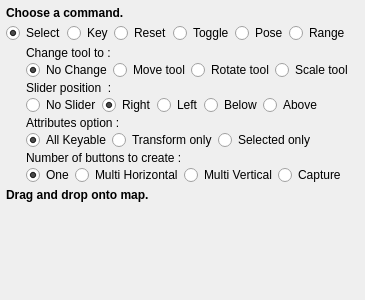
<?xml version="1.0" encoding="UTF-8"?>
<ui version="4.0">
 <class>Form</class>
 <widget class="QWidget" name="Form">
  <property name="geometry">
   <rect>
    <x>0</x>
    <y>0</y>
    <width>365</width>
    <height>300</height>
   </rect>
  </property>
  <property name="windowTitle">
   <string>Form</string>
  </property>
  <layout class="QVBoxLayout" name="verticalLayout">
   <property name="spacing">
    <number>3</number>
   </property>
   <property name="margin">
    <number>6</number>
   </property>
   <item>
    <widget class="QLabel" name="label">
     <property name="font">
      <font>
       <weight>75</weight>
       <bold>true</bold>
      </font>
     </property>
     <property name="text">
      <string>Choose a command.</string>
     </property>
    </widget>
   </item>
   <item>
    <widget class="QWidget" name="primaryCommand_widget" native="true">
     <property name="toolTip">
      <string>Choose a primary command of the button to be executed when it's clicked.</string>
     </property>
     <layout class="QHBoxLayout" name="primaryCommand_layout">
      <property name="spacing">
       <number>1</number>
      </property>
      <property name="margin">
       <number>0</number>
      </property>
      <item>
       <widget class="QRadioButton" name="select_radioButton">
        <property name="text">
         <string>Select</string>
        </property>
        <property name="checked">
         <bool>true</bool>
        </property>
       </widget>
      </item>
      <item>
       <widget class="QRadioButton" name="key_radioButton">
        <property name="text">
         <string>Key</string>
        </property>
       </widget>
      </item>
      <item>
       <widget class="QRadioButton" name="reset_radioButton">
        <property name="text">
         <string>Reset</string>
        </property>
       </widget>
      </item>
      <item>
       <widget class="QRadioButton" name="toggle_radioButton">
        <property name="text">
         <string>Toggle</string>
        </property>
       </widget>
      </item>
      <item>
       <widget class="QRadioButton" name="pose_radioButton">
        <property name="text">
         <string>Pose</string>
        </property>
       </widget>
      </item>
      <item>
       <widget class="QRadioButton" name="range_radioButton">
        <property name="text">
         <string>Range</string>
        </property>
       </widget>
      </item>
      <item>
       <spacer name="horizontalSpacer_6">
        <property name="orientation">
         <enum>Qt::Horizontal</enum>
        </property>
        <property name="sizeHint" stdset="0">
         <size>
          <width>17</width>
          <height>17</height>
         </size>
        </property>
       </spacer>
      </item>
     </layout>
    </widget>
   </item>
   <item>
    <layout class="QVBoxLayout" name="verticalLayout_3">
     <property name="spacing">
      <number>1</number>
     </property>
     <property name="leftMargin">
      <number>20</number>
     </property>
     <item>
      <widget class="QWidget" name="changeTool_widget" native="true">
       <property name="toolTip">
        <string>(optional) Choose a manipulator tool to be set as cliked.</string>
       </property>
       <layout class="QVBoxLayout" name="verticalLayout_2">
        <property name="spacing">
         <number>0</number>
        </property>
        <property name="margin">
         <number>0</number>
        </property>
        <item>
         <widget class="QLabel" name="label_7">
          <property name="text">
           <string>Change tool to :</string>
          </property>
         </widget>
        </item>
        <item>
         <layout class="QHBoxLayout" name="horizontalLayout_6">
          <property name="spacing">
           <number>1</number>
          </property>
          <item>
           <widget class="QRadioButton" name="noChange_radioButton">
            <property name="text">
             <string>No Change</string>
            </property>
            <property name="checked">
             <bool>true</bool>
            </property>
           </widget>
          </item>
          <item>
           <widget class="QRadioButton" name="moveTool_radioButton">
            <property name="text">
             <string>Move tool</string>
            </property>
           </widget>
          </item>
          <item>
           <widget class="QRadioButton" name="rotateTool_radioButton">
            <property name="text">
             <string>Rotate tool</string>
            </property>
           </widget>
          </item>
          <item>
           <widget class="QRadioButton" name="scaleTool_radioButton">
            <property name="text">
             <string>Scale tool</string>
            </property>
           </widget>
          </item>
          <item>
           <spacer name="horizontalSpacer_2">
            <property name="orientation">
             <enum>Qt::Horizontal</enum>
            </property>
            <property name="sizeHint" stdset="0">
             <size>
              <width>40</width>
              <height>20</height>
             </size>
            </property>
           </spacer>
          </item>
         </layout>
        </item>
       </layout>
      </widget>
     </item>
     <item>
      <widget class="QWidget" name="sliderPosition_widget" native="true">
       <property name="toolTip">
        <string>(optional) Choose a position of the slider for the pose button.</string>
       </property>
       <layout class="QVBoxLayout" name="verticalLayout_6">
        <property name="spacing">
         <number>0</number>
        </property>
        <property name="margin">
         <number>0</number>
        </property>
        <item>
         <widget class="QLabel" name="label_3">
          <property name="text">
           <string>Slider position  :</string>
          </property>
         </widget>
        </item>
        <item>
         <layout class="QHBoxLayout" name="horizontalLayout_3">
          <property name="spacing">
           <number>1</number>
          </property>
          <item>
           <widget class="QRadioButton" name="noSlider_radioButton">
            <property name="text">
             <string>No Slider</string>
            </property>
           </widget>
          </item>
          <item>
           <widget class="QRadioButton" name="rightSlider_radioButton">
            <property name="text">
             <string>Right</string>
            </property>
            <property name="checked">
             <bool>true</bool>
            </property>
           </widget>
          </item>
          <item>
           <widget class="QRadioButton" name="leftSlider_radioButton">
            <property name="text">
             <string>Left</string>
            </property>
           </widget>
          </item>
          <item>
           <widget class="QRadioButton" name="belowSlider_radioButton">
            <property name="text">
             <string>Below</string>
            </property>
           </widget>
          </item>
          <item>
           <widget class="QRadioButton" name="aboveSlider_radioButton">
            <property name="text">
             <string>Above</string>
            </property>
           </widget>
          </item>
          <item>
           <spacer name="horizontalSpacer_3">
            <property name="orientation">
             <enum>Qt::Horizontal</enum>
            </property>
            <property name="sizeHint" stdset="0">
             <size>
              <width>40</width>
              <height>20</height>
             </size>
            </property>
           </spacer>
          </item>
         </layout>
        </item>
       </layout>
      </widget>
     </item>
     <item>
      <widget class="QWidget" name="attributeOption_widget" native="true">
       <property name="toolTip">
        <string>Choose a channel/attribute option.</string>
       </property>
       <layout class="QVBoxLayout" name="verticalLayout_5">
        <property name="spacing">
         <number>0</number>
        </property>
        <property name="margin">
         <number>0</number>
        </property>
        <item>
         <widget class="QLabel" name="label_2">
          <property name="text">
           <string>Attributes option :</string>
          </property>
         </widget>
        </item>
        <item>
         <layout class="QHBoxLayout" name="horizontalLayout">
          <property name="spacing">
           <number>1</number>
          </property>
          <item>
           <widget class="QRadioButton" name="allKeyable_radioButton">
            <property name="text">
             <string>All Keyable</string>
            </property>
            <property name="checked">
             <bool>true</bool>
            </property>
           </widget>
          </item>
          <item>
           <widget class="QRadioButton" name="transformOnly_radioButton">
            <property name="text">
             <string>Transform only</string>
            </property>
           </widget>
          </item>
          <item>
           <widget class="QRadioButton" name="selectedOnly_radioButton">
            <property name="text">
             <string>Selected only</string>
            </property>
           </widget>
          </item>
          <item>
           <spacer name="horizontalSpacer">
            <property name="orientation">
             <enum>Qt::Horizontal</enum>
            </property>
            <property name="sizeHint" stdset="0">
             <size>
              <width>40</width>
              <height>20</height>
             </size>
            </property>
           </spacer>
          </item>
         </layout>
        </item>
       </layout>
      </widget>
     </item>
     <item>
      <widget class="QWidget" name="numberOfButtons_widget" native="true">
       <property name="toolTip">
        <string>Choose an option for a number of buttons to be created by a drag &amp; drop action.</string>
       </property>
       <layout class="QVBoxLayout" name="verticalLayout_4">
        <property name="spacing">
         <number>0</number>
        </property>
        <property name="margin">
         <number>0</number>
        </property>
        <item>
         <widget class="QLabel" name="label_8">
          <property name="text">
           <string>Number of buttons to create :</string>
          </property>
         </widget>
        </item>
        <item>
         <layout class="QHBoxLayout" name="horizontalLayout_7">
          <property name="spacing">
           <number>1</number>
          </property>
          <item>
           <widget class="QRadioButton" name="one_radioButton">
            <property name="text">
             <string>One</string>
            </property>
            <property name="checked">
             <bool>true</bool>
            </property>
           </widget>
          </item>
          <item>
           <widget class="QRadioButton" name="multiHorizontal_radioButton">
            <property name="text">
             <string>Multi Horizontal</string>
            </property>
           </widget>
          </item>
          <item>
           <widget class="QRadioButton" name="multiVertical_radioButton">
            <property name="text">
             <string>Multi Vertical</string>
            </property>
           </widget>
          </item>
          <item>
           <widget class="QRadioButton" name="capture_radioButton">
            <property name="text">
             <string>Capture</string>
            </property>
           </widget>
          </item>
          <item>
           <spacer name="horizontalSpacer_5">
            <property name="orientation">
             <enum>Qt::Horizontal</enum>
            </property>
            <property name="sizeHint" stdset="0">
             <size>
              <width>40</width>
              <height>20</height>
             </size>
            </property>
           </spacer>
          </item>
         </layout>
        </item>
       </layout>
      </widget>
     </item>
    </layout>
   </item>
   <item>
    <widget class="QLabel" name="label_4">
     <property name="font">
      <font>
       <weight>75</weight>
       <bold>true</bold>
      </font>
     </property>
     <property name="text">
      <string>Drag and drop onto map.</string>
     </property>
    </widget>
   </item>
   <item>
    <layout class="QHBoxLayout" name="colorButtons_Layout">
     <property name="spacing">
      <number>2</number>
     </property>
     <property name="leftMargin">
      <number>20</number>
     </property>
     <item>
      <spacer name="horizontalSpacer_4">
       <property name="orientation">
        <enum>Qt::Horizontal</enum>
       </property>
       <property name="sizeHint" stdset="0">
        <size>
         <width>40</width>
         <height>20</height>
        </size>
       </property>
      </spacer>
     </item>
    </layout>
   </item>
   <item>
    <spacer name="verticalSpacer">
     <property name="orientation">
      <enum>Qt::Vertical</enum>
     </property>
     <property name="sizeHint" stdset="0">
      <size>
       <width>20</width>
       <height>138</height>
      </size>
     </property>
    </spacer>
   </item>
  </layout>
 </widget>
 <resources/>
 <connections/>
</ui>
